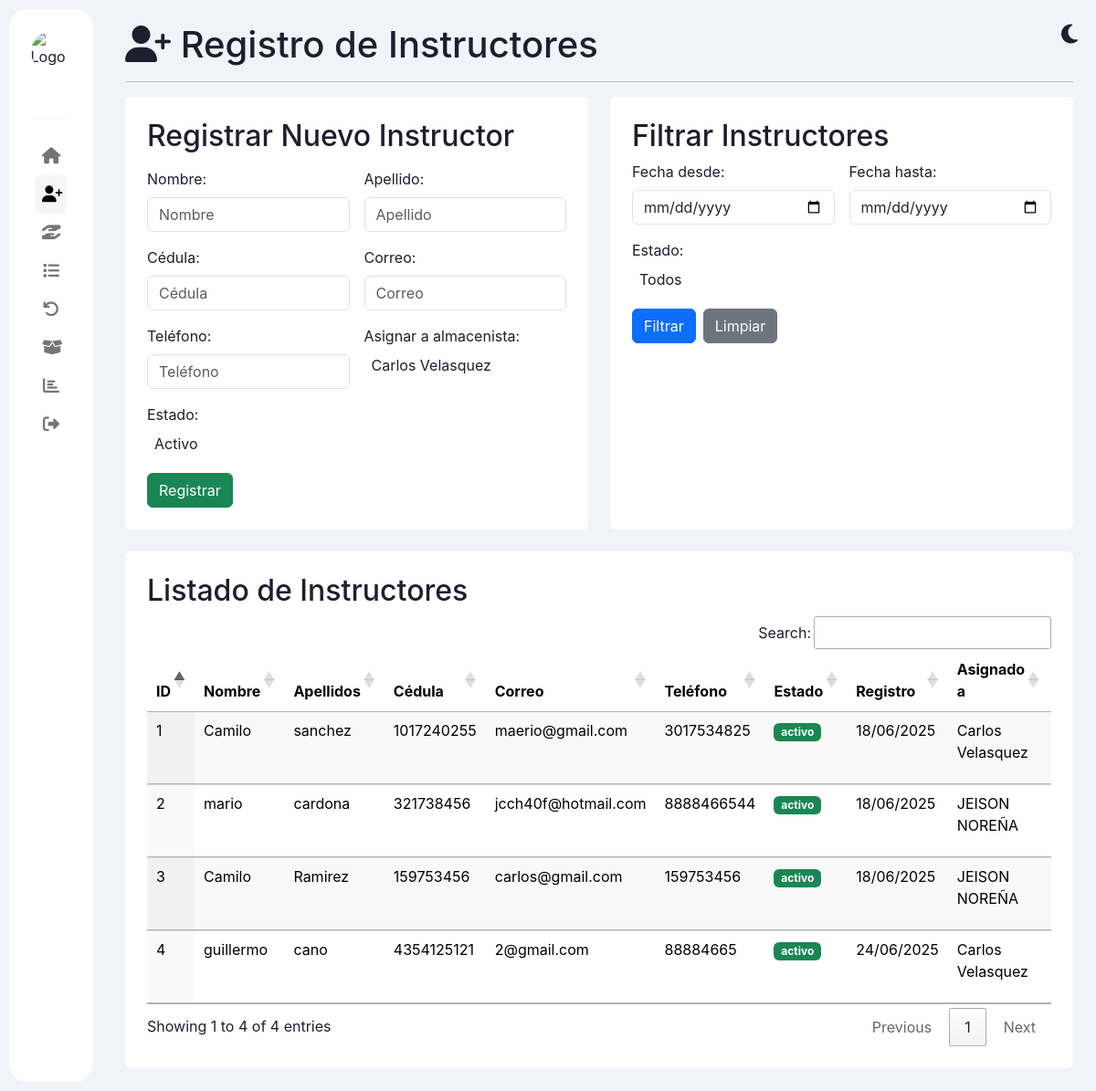
/funcionarios/1registrofuncionario.php (signed in), run on the app's committed database.
### tables this page shows
CREATE TABLE `instructores` (
  `id` int(11) NOT NULL,
  `nombre` varchar(100) NOT NULL,
  `apellido` varchar(100) NOT NULL,
  `cedula` varchar(20) NOT NULL DEFAULT 'NOT NULL UNIQUE' COMMENT 'Número de cédula único del instructor',
  `correo` varchar(100) NOT NULL,
  `telefono` varchar(15) DEFAULT NULL,
  `estado` enum('activo','inactivo') DEFAULT NULL COMMENT 'Estado actual: activo o inactivo',
  `fecha_ingreso` timestamp NOT NULL DEFAULT current_timestamp(),
  `almacenista_id` int(11) NOT NULL
);

CREATE TABLE `almacenista` (
  `id` int(11) NOT NULL,
  `nombre` varchar(255) NOT NULL,
  `apellido` varchar(255) NOT NULL,
  `cedula` varchar(20) NOT NULL DEFAULT 'NOT NULL UNIQUE' COMMENT 'Número de cédula único del almacenista',
  `correo` varchar(255) NOT NULL,
  `telefono` varchar(255) DEFAULT NULL,
  `estado` enum('activo','inactivo') NOT NULL COMMENT 'Estado laboral: activo o inactivo',
  `hora_ingreso` datetime DEFAULT NULL,
  `hora_salida` datetime DEFAULT NULL,
  `usuario_id` int(11) NOT NULL COMMENT 'Relación con la tabla de usuarios para autenticación'
);

### funcionarios/1registrofuncionario.php (the view, shortened to what this page needs)
<?php
include("../conexion.php");
$fecha_desde = isset($_GET['fecha_desde']) ? $_GET['fecha_desde'] : '';
$fecha_hasta = isset($_GET['fecha_hasta']) ? $_GET['fecha_hasta'] : '';
$sql = "SELECT i.*, a.nombre AS nombre_almacenista, a.apellido AS apellido_almacenista
        FROM instructores i
        LEFT JOIN almacenista a ON i.almacenista_id = a.id
        WHERE 1=1";
$sql .= " ORDER BY i.id DESC";
$stmt = $connect->prepare($sql);
$stmt->execute();
$result = $stmt->get_result();
?>
<!DOCTYPE html>
<html lang="es">
<head>
    <link href="https://cdn.jsdelivr.net/npm/bootstrap@5.3.3/dist/css/bootstrap.min.css" rel="stylesheet">
    <link rel="stylesheet" href="https://cdnjs.cloudflare.com/ajax/libs/font-awesome/6.4.2/css/all.min.css">
    <link rel="stylesheet" href="https://cdn.datatables.net/1.13.6/css/jquery.dataTables.min.css">
    <link rel="stylesheet" href="https://cdn.datatables.net/buttons/2.4.1/css/buttons.dataTables.min.css">
    <link href="https://cdn.jsdelivr.net/npm/select2@4.1.0-rc.0/dist/css/select2.min.css" rel="stylesheet" />
    <link rel="stylesheet" href="https://cdn.jsdelivr.net/npm/select2-bootstrap-5-theme@1.3.0/dist/select2-bootstrap-5-theme.min.css" />
    <link rel="stylesheet" href="../css/funcionarios.css">
</head>
<body class="light">
<div class="container-fluid">
    <div class="sidebar">
        <img src="https://virtual.fundetec.edu.co/wp-content/uploads/2024/09/las-mejores-carreras-tecnicas-en-el-sena.png" class="animated-logo" alt="Logo SENA" />
        <div class="head">
        </div>
        <div class="menu">
            <ul>
                <li><a href="<?php echo ($_SESSION['rol'] === 'administrador') ? '../admin.php' : '../almacenista.php'; ?>"><i class="icon fas fa-home"></i><span class="text">Inicio</span></a></li>
                <li class="active"><a href="1registrofuncionario.php"><i class="icon fas fa-user-plus"></i><span class="text">Funcionarios</span></a></li>
                <li><a href="../prestamo1/prestamos.php"><i class="icon fas fa-hand-holding-hand"></i><span class="text">Préstamos</span></a></li>
                <li><a href="../lista_prestamos/listar_prestamos.php"><i class="icon fas fa-list"></i><span class="text">Listados</span></a></li>
                <li><a href="../devoluciones/4devolucion.php"><i class="icon fas fa-undo"></i><span class="text">Devoluciones</span></a></li>
                <li><a href="../insumos/2insumos.php"><i class="icon fas fa-box-open"></i><span class="text">Insumos</span></a></li>
                <li><a href="../reportes/reportes.php"><i class="icon fas fa-chart-bar"></i><span class="text">Reportes</span></a></li>
                <li><a href="../logout.php"><i class="icon fas fa-sign-out-alt"></i><span class="text">Cerrar sesión</span></a></li>
            </ul>
        </div>
    </div>
    <main class="main">
        <div class="toggle-mode-icons">
            <i id="theme-icon" class="fas fa-moon" onclick="toggleTheme()"></i>
        </div>
        <header><h1><i class="fas fa-user-plus"></i> Registro de Instructores</h1></header>
        <hr>
        <div class="row mb-4">
            <div class="col-md-6">
                <section class="card-form h-100 p-4 rounded">
                    <h2>Registrar Nuevo Instructor</h2>
                    <form id="miformulario" action="insertar.php" method="post" onsubmit="return validarFormulario();" class="row g-3">
                        <div class="col-md-6"><label for="nombre" class="form-label">Nombre:</label><input type="text" id="nombre" class="form-control" name="nombre" required placeholder="Nombre"></div>
                        <div class="col-md-6"><label for="apellido" class="form-label">Apellido:</label><input type="text" id="apellido" class="form-control" name="apellido" required placeholder="Apellido"></div>
                        <div class="col-md-6"><label for="cedula" class="form-label">Cédula:</label><input type="text" id="cedula" class="form-control" name="cedula" required placeholder="Cédula"></div>
                        <div class="col-md-6"><label for="correo" class="form-label">Correo:</label><input type="email" id="correo" class="form-control" name="correo" required placeholder="Correo"></div>
                        <div class="col-md-6"><label for="telefono" class="form-label">Teléfono:</label><input type="text" id="telefono" class="form-control" name="telefono" required placeholder="Teléfono"></div>
                        <?php if ($_SESSION['rol'] === 'administrador'): ?>
                        <div class="col-md-6">
                            <label for="almacenista_id" class="form-label">Asignar a almacenista:</label>
                        </div>
                        <?php endif; ?>
                        <div class="col-md-6"><label for="estado_reg" class="form-label">Estado:</label></div>
                        <div class="col-12"><button type="submit" class="btn btn-success">Registrar</button></div>
                    </form>
                </section>
            </div>
            <div class="col-md-6">
                 <section class="card-form h-100 p-4 rounded">
                    <h2>Filtrar Instructores</h2>
                    <form method="get" class="row g-3">
                        <div class="col-md-6"><label for="fecha_desde" class="form-label">Fecha desde:</label><input type="date" id="fecha_desde" class="form-control" name="fecha_desde" value="<?= htmlspecialchars($fecha_desde) ?>"></div>
                        <div class="col-md-6"><label for="fecha_hasta" class="form-label">Fecha hasta:</label><input type="date" id="fecha_hasta" class="form-control" name="fecha_hasta" value="<?= htmlspecialchars($fecha_hasta) ?>"></div>
                        <div class="col-12"><label for="estado_filtro" class="form-label">Estado:</label></div>
                        <div class="col-12"><button type="submit" class="btn btn-primary">Filtrar</button><a href="1registrofuncionario.php" class="btn btn-secondary ms-2">Limpiar</a></div>
                    </form>
                </section>
            </div>
        </div>
        <div class="row mt-4">
            <div class="col-12">
                <section class="card-form p-4 rounded">
                    <h2>Listado de Instructores</h2>
                    <div class="table-responsive">
                        <table id="miTabla1" class="display table table-striped table-hover" style="width:100%;">
                            <thead><tr><th>ID</th><th>Nombre</th><th>Apellidos</th><th>Cédula</th><th>Correo</th><th>Teléfono</th><th>Estado</th><th>Registro</th><th>Asignado a</th><th>Acciones</th></tr></thead>
                            <tbody>
                                <?php mysqli_data_seek($result, 0);  ?>
                                <?php while ($row = mysqli_fetch_assoc($result)): ?>
                                    <tr>
                                        <td><?= htmlspecialchars($row['id']) ?></td>
                                        <td><?= htmlspecialchars($row['nombre']) ?></td>
                                        <td><?= htmlspecialchars($row['apellido']) ?></td>
                                        <td><?= htmlspecialchars($row['cedula']) ?></td>
                                        <td><?= htmlspecialchars($row['correo']) ?></td>
                                        <td><?= htmlspecialchars($row['telefono']) ?></td>
                                        <td><span class="badge bg-<?= $row['estado'] == 'activo' ? 'success' : 'danger' ?>"><?= htmlspecialchars($row['estado']) ?></span></td>
                                        <td><?= date('d/m/Y', strtotime($row['fecha_ingreso'])) ?></td>
                                        <td><?= htmlspecialchars($row['nombre_almacenista'] . ' ' . $row['apellido_almacenista']) ?></td>
                                        <td class="text-center"></td>
                                    </tr>
                                <?php endwhile; ?>
                            </tbody>
                        </table>
                    </div>
                </section>
            </div>
        </div>
    </main>
</div>
</body>
</html>

### css/funcionarios.css (style rules this page uses)
:root { --bg-light: #f0f4f8; --bg-dark: #1e1e2f; --text-dark: #1e1e2f; --text-light: #ffffff; --card-bg-light: #ffffff; --card-bg-dark: #2b2b3c; --sidebar-bg-light: #ffffff; --sidebar-bg-dark: #2a2a3b; --border-dark: #44475a; }
body { transition: background-color 0.3s, color 0.3s; }
body.light { background-color: var(--bg-light); color: var(--text-dark); }
* { margin: 0; padding: 0; box-sizing: border-box; font-family: "Inter", sans-serif; }
.container-fluid { display: flex; min-height: 100vh; width: 100%; padding: 0; }
.sidebar { width: 92px; background-color: var(--sidebar-bg-light); border-radius: 20px; margin: 10px; padding: 24px; transition: width 0.4s ease, background-color 0.3s; display: flex; flex-direction: column; gap: 20px; align-items: center; }
.animated-logo { width: 45px; height: 45px; border-radius: 50%; margin-bottom: 10px; transition: width 0.4s ease, height 0.4s ease; cursor: pointer; object-fit: cover; }
.head { padding-bottom: 20px; border-bottom: 1px solid #f6f6f6; width: 100%; }
.menu ul { list-style: none; margin-bottom: 5px; width: 100%; padding-left: 0; }
.menu ul li a { display: flex; align-items: center; gap: 10px; font-size: 14px; font-weight: 500; color: #757575; text-decoration: none; padding: 12px 8px; border-radius: 8px; transition: all 0.3s; }
.menu ul li.active a, .menu ul li a:hover { color: #000; background-color: #f6f6f6; }
.icon { font-size: 18px; width: 20px; text-align: center; }
.main { flex: 1; padding: 25px; transition: background-color 0.3s; position: relative; overflow-y: auto; }
.toggle-mode-icons { position: absolute; top: 20px; right: 20px; cursor: pointer; font-size: 24px; z-index: 1050; }
.card-form { background-color: var(--card-bg-light); transition: background-color 0.3s ease; }

### data on the page
instructores: id "4", nombre "guillermo", apellido "cano", cedula "4354125121", correo "2@gmail.com", telefono "88884665", estado "activo", fecha_ingreso "24/06/2025", almacenista.apellido "Carlos Velasquez"
instructores: id "3", nombre "Camilo", apellido "Ramirez", cedula "159753456", correo "carlos@gmail.com", telefono "159753456", estado "activo", fecha_ingreso "18/06/2025", almacenista.apellido "JEISON NOREÑA"
instructores: id "2", nombre "mario", apellido "cardona", cedula "321738456", correo "jcch40f@hotmail.com", telefono "8888466544", estado "activo", fecha_ingreso "18/06/2025", almacenista.apellido "JEISON NOREÑA"
instructores: id "1", nombre "Camilo", apellido "sanchez", cedula "1017240255", correo "maerio@gmail.com", telefono "3017534825", estado "activo", fecha_ingreso "18/06/2025", almacenista.apellido "Carlos Velasquez"
